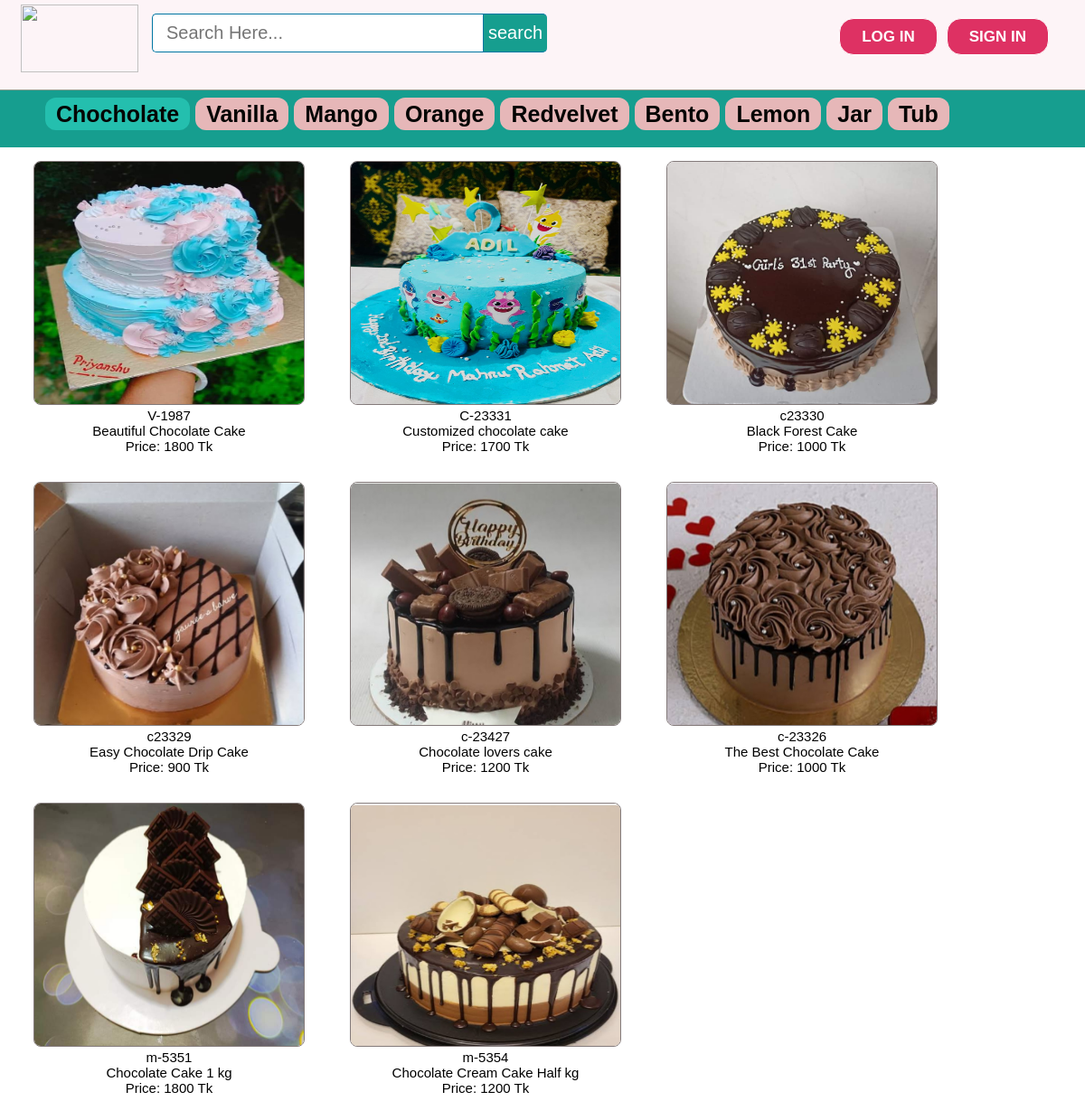
Page /OurProducts/chocholate.php on the committed database.
### tables this page shows
CREATE TABLE `products` (
  `id` int(11) NOT NULL,
  `pName` varchar(100) NOT NULL,
  `price` int(11) NOT NULL,
  `piece` int(11) NOT NULL,
  `description` text NOT NULL,
  `available` int(11) NOT NULL,
  `item` varchar(100) NOT NULL,
  `pCode` varchar(20) NOT NULL,
  `picture` text NOT NULL
);

### OurProducts/chocholate.php (the view, shortened to what this page needs)
<?php include ( "../inc/connect.inc.php" ); ?>
<!DOCTYPE html>
<html>
<head>
	<link rel="stylesheet" type="text/css" href="../css/style.css">
</head>
<body>
	<?php include ( "../inc/mainheader.inc.php" ); ?>
	<div class="categolis">
		<table>
			<tr>
				<th>
					<a href="chocholate.php" style="text-decoration: none;color: #040403;padding: 4px 12px;background-color: #24bfae;border-radius: 12px;">Chocholate</a>
				</th>
				<th><a href="vanilla.php" style="text-decoration: none;color: #040403;padding: 4px 12px;background-color: #e6b7b8;border-radius: 12px;">Vanilla</a></th>
				<th><a href="mango.php" style="text-decoration: none;color: #040403;padding: 4px 12px;background-color: #e6b7b8;border-radius: 12px;">Mango</a></th>
				<th><a href="orange.php" style="text-decoration: none;color: #040403;padding: 4px 12px;background-color: #e6b7b8;border-radius: 12px;">Orange</a></th>
				<th><a href="redVelvet.php" style="text-decoration: none;color: #040403;padding: 4px 12px;background-color: #e6b7b8;border-radius: 12px;">Redvelvet</a></th>
				<th><a href="bento.php" style="text-decoration: none;color: #040403;padding: 4px 12px;background-color: #e6b7b8;border-radius: 12px;">Bento</a></th>
				<th><a href="lemon.php" style="text-decoration: none;color: #040403;padding: 4px 12px;background-color: #e6b7b8;border-radius: 12px;">Lemon</a></th>
				<th><a href="jar.php" style="text-decoration: none;color: #040403;padding: 4px 12px;background-color: #e6b7b8;border-radius: 12px;">Jar</a></th>
				<th><a href="tub.php" style="text-decoration: none;color: #040403;padding: 4px 12px;background-color: #e6b7b8;border-radius: 12px;">Tub</a></th>
			</tr>
		</table>
	</div>
	<div style="padding: 15px 0px; font-size: 15px; margin: 0 auto; display: table; width: 98%;">
		<div>
		<?php
			$getposts = mysqli_query($con, "SELECT * FROM products WHERE available >='1' AND item ='chocholate'  ORDER BY id DESC LIMIT 10") or die(mysqlI_error($con));
					if (mysqli_num_rows($getposts)) {
					echo '<ul id="recs">';
					while ($row = mysqli_fetch_assoc($getposts)) {
						$id = $row['id'];
						$pCode = $row['pCode'];
						$pName = $row['pName'];
						$price = $row['price'];
						$picture = $row['picture'];
						echo '
							<ul style="float: left;">
								<li style="float: left; padding: 0px 25px 25px 25px;">
									<div class="home-prodlist-img"><a href="view_product.php?pid='.$id.'">
										<img src="../image/product/chocholate/'.$picture.'" class="home-prodlist-imgi">
										</a>
										<div style="text-align: center; padding: 0 0 6px 0;"> <span style="font-size: 15px;">'.$pCode.'</span><br>  <span style="font-size: 15px;">'.$pName.'</span><br>  Price: '.$price.' Tk</div>
									</div>
								</li>
							</ul>
						';
						}
				}
		?>
		</div>
	</div>
</body>
</html>

### css/style.css (style rules this page uses)
html, body, div, span, applet, object, iframe, h1, h2, h3, h4, h5, h6, p, blockquote, pre, a, abbr, acronym, address, big, cite, code, del, dfn, em, img, ins, kbd, q, s, samp, small, strike, strong, sub, sup, tt, var, b, u, i, center, dl, dt, dd, ol, ul, li, fieldset, form, label, legend, table, caption, tbody, tfoot, thead, tr, th, td, article, aside, canvas, details, embed, figure, figcaption, footer, header, hgroup, menu, nav, output, ruby, section, summary, time, mark, audio, video { margin: 0; padding: 0; border: 0; font: inherit; vertical-align: baseline; box-sizing: border-box; }
body { line-height: normal; }
ol, ul { list-style: none; }
table { border-collapse: collapse; border-spacing: 0; }
* { margin: 0px; padding: 0px; }
body, button, input, label, select, td, textarea { font-family: Arial, Helvetica, tahoma,verdana,arial,sans-serif; font-size: 12px; }
body { width: 100%; position: relative; background-color: #ffffff; min-width: 1080px; }
.home-prodlist-imgi { height: 270px; width: 300px; padding: 0px; border: 1px solid #847b7b; border-radius: 8px; }
.categolis { line-height: 1.3; font-weight: bold; color: #fff; padding: 110px 0px 20px 50px; background-color: #169e8f; text-align: center; font-size: 25px; }
.categolis table tbody tr th { padding: 0px 6px 0px 0px; }

### rows in the picture
products: picture (picture), pCode "V-1987", pName "Beautiful Chocolate Cake", price "1800"
products: picture (picture), pCode "C-23331", pName "Customized chocolate cake", price "1700"
products: picture (picture), pCode "c23330", pName "Black Forest Cake", price "1000"
products: picture (picture), pCode "c23329", pName "Easy Chocolate Drip Cake", price "900"
products: picture (picture), pCode "c-23427", pName "Chocolate lovers cake", price "1200"
products: picture (picture), pCode "c-23326", pName "The Best Chocolate Cake", price "1000"
products: picture (picture), pCode "m-5351", pName "Chocolate Cake 1 kg", price "1800"
products: picture (picture), pCode "m-5354", pName "Chocolate Cream Cake Half kg", price "1200"
